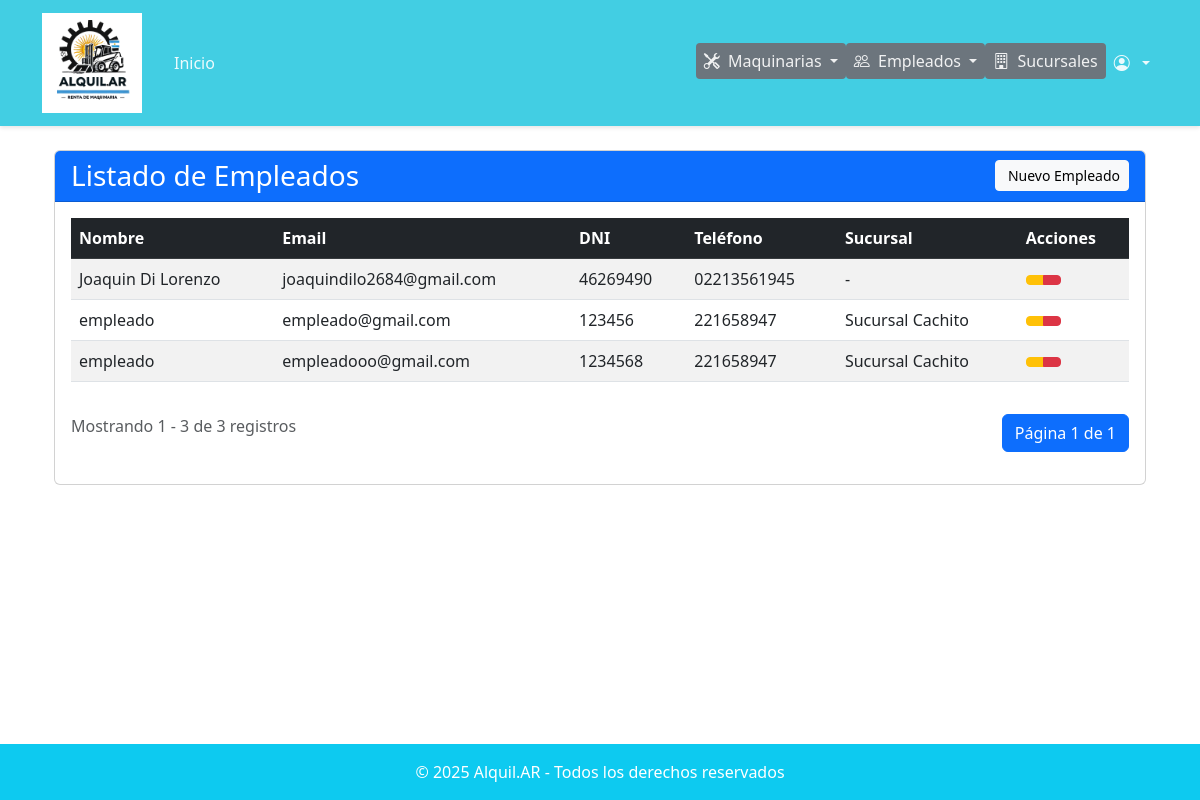
Page /usuarios/ver-empleados/ (signed in) on the earlier database version.
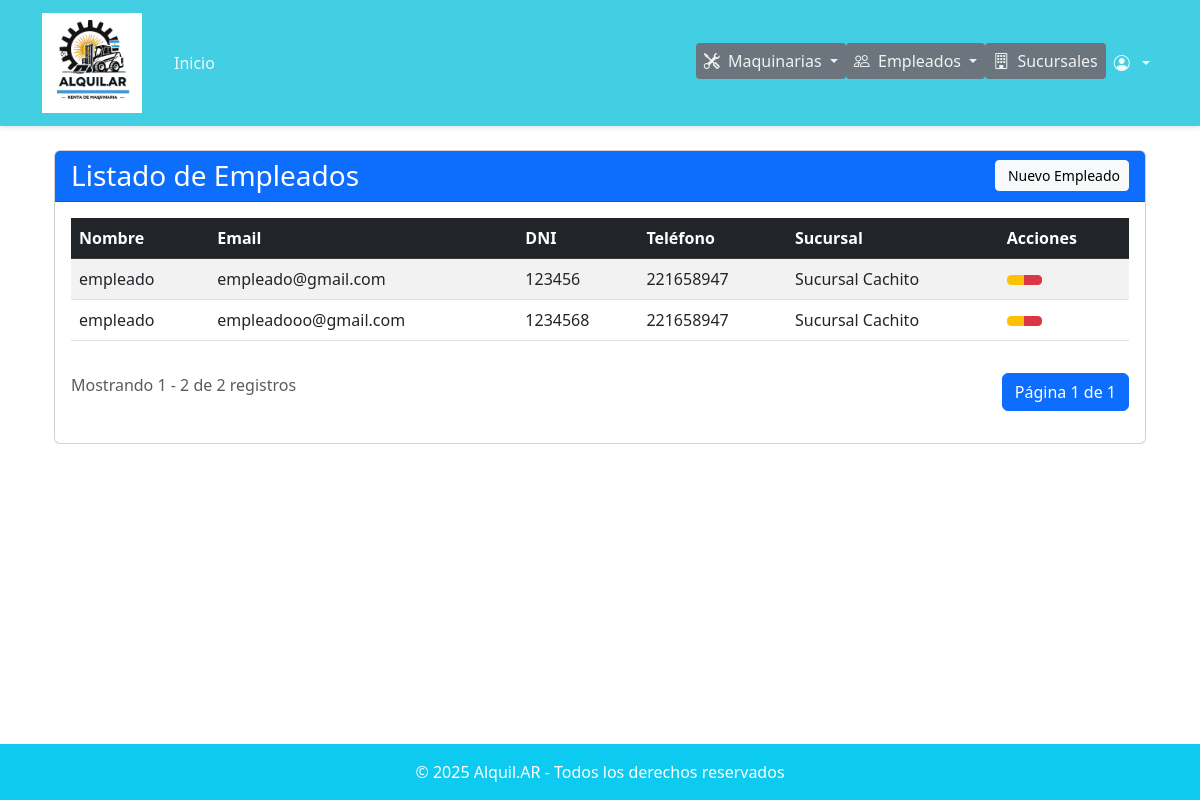
Same page on the later database version.
### usuarios/models.py (models this page shows, shortened)
class Usuario(AbstractUser):
    TIPO_CHOICES = [
        ('CLIENTE', 'Cliente'),
        ('EMPLEADO', 'Empleado'),
        ('ADMIN', 'Administrador'),
    ]
    nombre = models.CharField(max_length=200)
    tipo = models.CharField(
        max_length=10,
        choices=TIPO_CHOICES,
        default='CLIENTE',
        verbose_name="Tipo de usuario"
    )
    dni = models.CharField(max_length=20, unique=True)
    email = models.CharField(max_length=200, unique=True)
    telefono = models.CharField(max_length=20)
    fecha_nacimiento = models.DateField()
    sucursal = models.ForeignKey(Sucursal, on_delete=models.SET_NULL, null=True, blank=True)
    token_2fa = models.CharField(
        max_length=6,
        null=True,
        blank=True,
        verbose_name="Token de verificación"
    )
    token_2fa_timestamp = models.DateTimeField(
        null=True,
        blank=True,
        verbose_name="Timestamp del token"
    )
    reset_token = models.CharField(
        max_length=64,
        null=True,
        blank=True,
        verbose_name="Token de recuperación"
    )
    reset_token_timestamp = models.DateTimeField(
        null=True,
        blank=True,
        verbose_name="Timestamp del token de recuperación"
    )
    reset_token_used = models.BooleanField(
        default=False,
        verbose_name="Token usado"
    )

class Sucursal(models.Model):
    nombre = models.CharField(max_length=100)
    direccion = models.CharField(max_length=200)
    telefono = models.CharField(max_length=20, default="0")  # ✅ Campo teléfono agregado
    latitud = models.FloatField()
    longitud = models.FloatField()
    activa = models.BooleanField(default=True)

### usuarios/decorators.py (the view)
    def wrapper(request, *args, **kwargs):
        if request.user.is_authenticated and request.user.tipo == 'ADMIN':
            return view_func(request, *args, **kwargs)
        messages.error(request, "No tenés permiso para acceder a esta sección.")
        return redirect('home')  # o redirigí a otra página

### usuarios/views.py (called while the page is built)
@login_required
@solo_admin
def listar_empleados_view(request):
    empleados = Usuario.objects.filter(tipo="EMPLEADO").order_by('nombre') #Extraigo los empleados de la base de datos
    paginator = Paginator(empleados, 10) # 10 item por pagina
    page_number = request.GET.get('page')
    page_obj = paginator.get_page(page_number)
    context = {
        'empleados': page_obj,
        'total_empleados': empleados.count(),
        'titulo': 'Listado de Empleados'
    }
    return render(request, 'usuarios/listar_empleados.html', context) # Context tiene la info que voy a utilizar en el html

### usuarios/templates/usuarios/listar_empleados.html (shortened to what this page needs)
{% extends 'base.html' %}
{% block content %}
<div class="container-fluid mt-4">
    <div class="card">
        <div class="card-header bg-primary text-white">
            <div class="d-flex justify-content-between align-items-center">
                <h3 class="mb-0">{{ titulo }}</h3>
                <a href="{% url 'crear_empleado' %}" class="btn btn-light btn-sm">
                     Nuevo Empleado
                </a>
            </div>
        </div>
        <div class="card-body">
            {% if empleados %}
                <div class="table-responsive">
                    <table class="table table-striped table-hover">
                        <thead class="table-dark">
                            <tr>
                                <th>Nombre</th>
                                <th>Email</th>
                                <th>DNI</th>
                                <th>Teléfono</th>
                                <th>Sucursal</th>
                                <th>Acciones</th>
                            </tr>
                        </thead>
                        <tbody>
                            {% for empleado in empleados %}
                            <tr>
                                <td>{{ empleado.nombre }}</td>
                                <td>{{ empleado.email }}</td>
                                <td>{{ empleado.dni }}</td>
                                <td>{{ empleado.telefono }}</td>
                                <td>{{ empleado.sucursal.nombre|default:"-" }}</td>
                                <td>
                                    <div class="btn-group btn-group-sm">
                                        <a href="{% url 'crear_empleado' %}" class="btn btn-warning" title="Editar">
                                        </a>
                                        <a href="{% url 'crear_empleado' %}" class="btn btn-danger" title="Eliminar">
                                        </a>
                                    </div>
                                </td>
                            </tr>
                            {% endfor %}
                        </tbody>
                    </table>
                </div>
                <div class="d-flex justify-content-between mt-3">
                    <div>
                        <span class="text-muted">
                            Mostrando {{ empleados.start_index }} - {{ empleados.end_index }} de {{ total_empleados }} registros
                        </span>
                    </div>
                    <ul class="pagination">
                        <li class="page-item active">
                            <span class="page-link">
                                Página {{ empleados.number }} de {{ empleados.paginator.num_pages }}
                            </span>
                        </li>
                    </ul>
                </div>
            {% else %}
                <div class="alert alert-info">
                    No hay empleados registrados.
                </div>
            {% endif %}
        </div>
    </div>
</div>
{% endblock %}

Differences in the rows shown:
removed Usuario: nombre "Joaquin Di Lorenzo", email "joaquindilo2684@gmail.com", dni "46269490", telefono "02213561945", sucursal.nombre "-"
Other differences:
{{ empleados.end_index }}: "3" → "2"
{{ total_empleados }}: "3" → "2"
